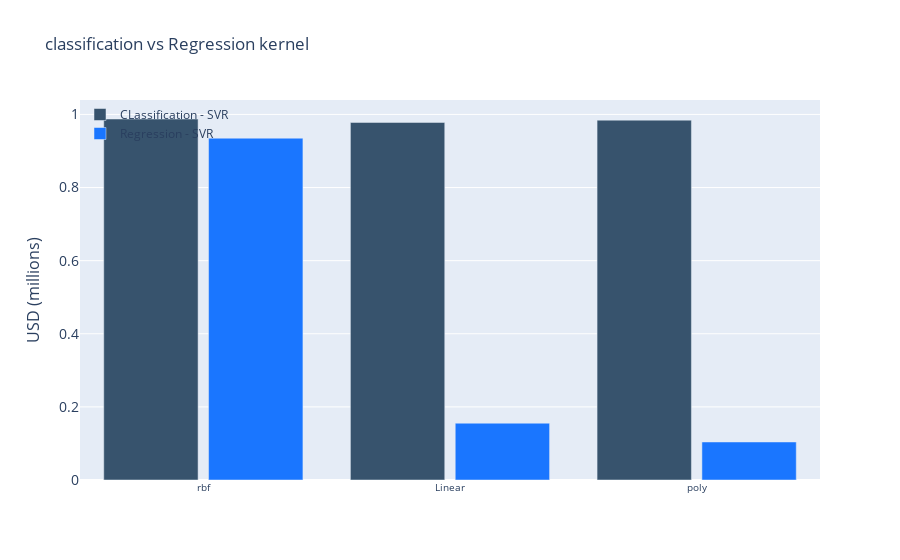

Source (notebook cell):
### Code cell
import plotly.express as px
import plotly.graph_objects as go

model = models["Model"]

fig = go.Figure()
fig.add_trace(go.Bar(x=model,
                y=[svc_rbf_best_score,svc_linear_best_score,svc_poly_best_score],
                name='CLassification - SVR',
                marker_color='rgb(55, 83, 109)'
                ))
fig.add_trace(go.Bar(x=model,
                y=[svr_rbf_score,svr_linear_score,svr_poly_score],
                name='Regression - SVR',
                marker_color='rgb(26, 118, 255)'
                ))

fig.update_layout(
    title='Classification vs Regression kernel',
    xaxis_tickfont_size=10,
    yaxis=dict(
        title='USD (millions)',
        titlefont_size=16,
        tickfont_size=14,
    ),
    legend=dict(
        x=0,
        y=1.0,
        bgcolor='rgba(255, 255, 255, 0)',
        bordercolor='rgba(255, 255, 255, 0)'
    ),
    barmode='group',
    bargap=0.15, # gap between bars of adjacent location coordinates.
    bargroupgap=0.1 # gap between bars of the same location coordinate.
)
fig.show()

### Figure 1 — Plotly figure (JSON) as saved in the notebook; plotly's stock layout.template omitted (floating-point values rounded to 4 significant figures)
{"data": [{"marker": {"color": "rgb(55, 83, 109)"}, "name": "CLassification - SVR", "type": "bar", "x": ["rbf", "Linear", "poly"], "y": [0.9875, 0.9781, 0.9844]}, {"marker": {"color": "rgb(26, 118, 255)"}, "name": "Regression - SVR", "type": "bar", "x": ["rbf", "Linear", "poly"], "y": [0.935, 0.1554, 0.104]}], "layout": {"bargap": 0.15, "bargroupgap": 0.1, "barmode": "group", "legend": {"bgcolor": "rgba(255, 255, 255, 0)", "bordercolor": "rgba(255, 255, 255, 0)", "x": 0, "y": 1}, "title": {"text": "classification vs Regression kernel"}, "xaxis": {"tickfont": {"size": 10}}, "yaxis": {"tickfont": {"size": 14}, "title": {"font": {"size": 16}, "text": "USD (millions)"}}}}
